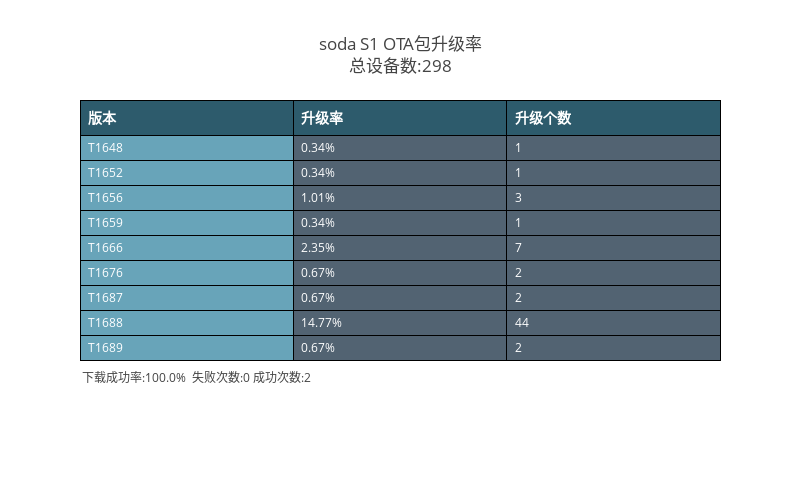

Write notebook code for a chart like this one.
### Code cell
get_ota_stats(device_models[0],600,800)

### Figure 1 — Plotly figure (JSON) as saved in the notebook; plotly's stock layout.template omitted (floating-point values rounded to 4 significant figures)
{"data": [{"cells": {"align": ["left", "left", "left"], "fill": {"color": ["#68a4b9", "#526372"]}, "font": {"color": ["#FFFFFF", "#FFFFFF", "#FFFFFF"], "size": 12}, "height": 25, "line": {"color": "#000000"}, "values": [["T1648", "T1652", "T1656", "T1659", "T1666", "T1676", "T1687", "T1688", "T1689"], ["0.34%", "0.34%", "1.01%", "0.34%", "2.35%", "0.67%", "0.67%", "14.77%", "0.67%"], [1, 1, 3, 1, 7, 2, 2, 44, 2]]}, "columnorder": [0, 1, 2], "columnwidth": [52, 52, 52], "header": {"align": ["left", "left", "left"], "fill": {"color": "#2d5b6c"}, "font": {"color": ["#FFFFFF", "#FFFFFF", "#FFFFFF"], "size": 14}, "height": 25, "line": {"color": "#000000"}, "values": [["<b>版本</b>"], ["<b>升级率</b>"], ["<b>升级个数</b>"]]}, "type": "table"}], "layout": {"annotations": [{"showarrow": false, "text": "下载成功率:100.0%  失败次数:0 成功次数:2", "x": 0, "xref": "paper", "y": 0.1, "yref": "paper"}], "height": 500, "title": "soda S1 OTA包升级率<br>总设备数:298", "width": 800}}
